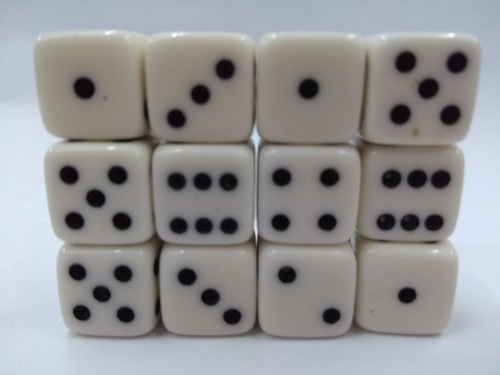
#> input picture Dados/imgDados/dadosPilha.jpg, 500 x 375 px, found by its file name
$ python dadosPilha_20220701170935.py
#> lines starting #> are read from the running program, lines starting #| are printed output that depends on the picture; after the words box and inside, x2 and y2 are one past the last pixel; in counts of white or black regions, pixels touching at a corner belong together
import cv2
from cv2 import THRESH_BINARY
from cv2 import erode
import numpy as np
from numpy import binary_repr

imagem = cv2.imread("img/dadosPilha.jpg")          # Carregar a imagem
#> imagem is the input picture: shape (375, 500, 3); mean B, G, R 149.4, 148.3, 147.9
gray = cv2.cvtColor(imagem, cv2.COLOR_BGR2GRAY)     # GrayScale
blur = cv2.blur(gray,(3,3))                       # Blur ###############

ret,binary = cv2.threshold(blur , 30 ,255, cv2.THRESH_BINARY)         # Binarização ################
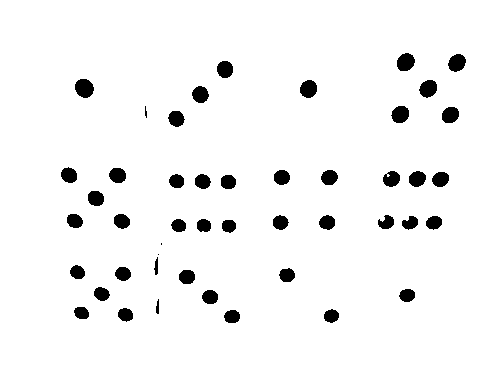
#> binary: shape (375, 500); 95.7% white; 47 black regions (3 under 20 px), largest, box (x1, y1, x2, y2) and area: (75, 79, 94, 98) 280, (397, 53, 415, 71) 253, (419, 80, 437, 98) 243
ret1,binary1 = cv2.threshold(binary,127,255,cv2.THRESH_BINARY_INV)   # Inverter a Binarização

kernel = np.ones((5,5), np.uint8)                   # Erosão
erosion = cv2.erode(binary1, kernel, iterations=1)  # Erosão
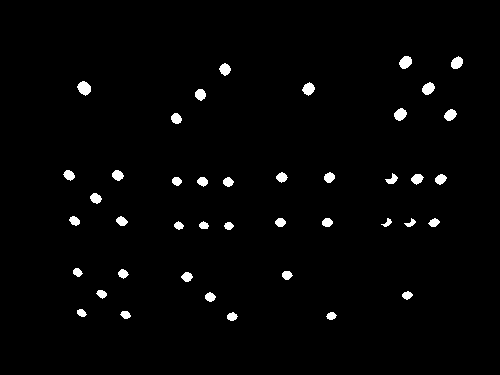
#> erosion: shape (375, 500); 1.8% white; 42 white regions, largest, box (x1, y1, x2, y2) and area: (77, 81, 91, 96) 144, (399, 56, 412, 69) 125, (422, 82, 435, 95) 119
dilation = cv2.dilate(erosion, kernel, iterations=1)
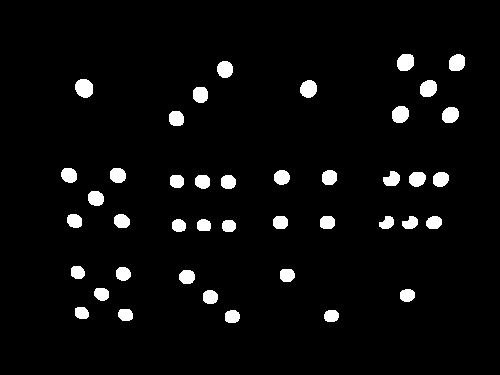
#> dilation: shape (375, 500); 4.2% white; 42 white regions

contours, hierarchy = cv2.findContours(dilation, cv2.RETR_TREE, cv2.CHAIN_APPROX_SIMPLE) # Procura os Objetos
#> contours = 42 contours; largest, box (x1, y1, x2, y2) and area: (75, 79, 93, 98) 250, (397, 54, 414, 71) 220, (300, 80, 317, 98) 216, (392, 106, 409, 123) 214, (420, 80, 437, 97) 214
cont = len(contours)                                                                     # Conta os Objetos
#> cont = 42

cv2.drawContours(imagem, contours, -1, (0,255,0), 3)
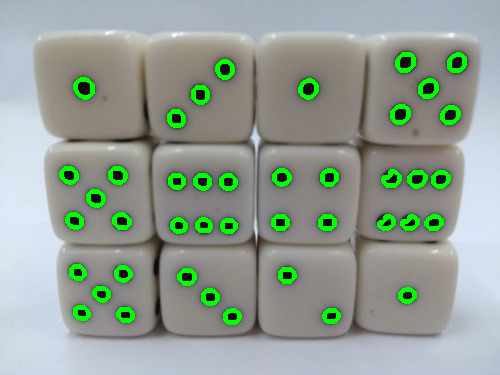
#> imagem: shape (375, 500, 3); 4.71% of pixels changed, all inside (x1, y1, x2, y2) = (59, 52, 467, 325)

print("Resultado dos dados: ", cont)
#| Resultado dos dados:  42

cv2.imshow("Dilatation", imagem)

cv2.waitKey(0)
